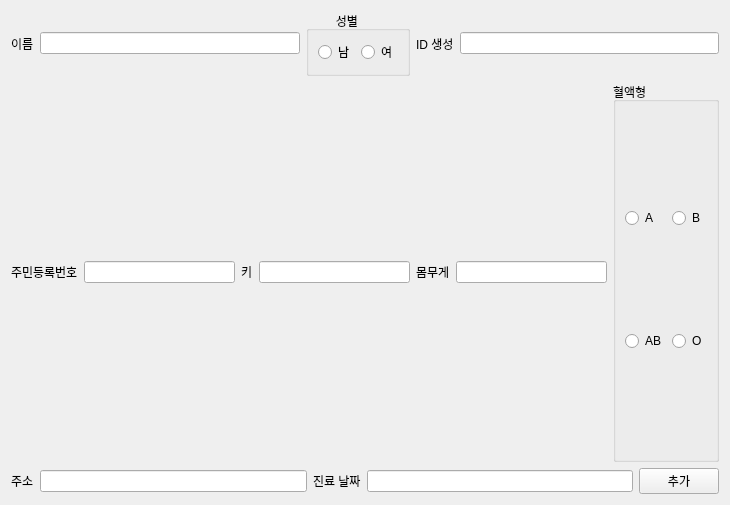
<?xml version="1.0" encoding="UTF-8"?>
<ui version="4.0">
 <class>Form</class>
 <widget class="QWidget" name="Form">
  <property name="geometry">
   <rect>
    <x>0</x>
    <y>0</y>
    <width>730</width>
    <height>505</height>
   </rect>
  </property>
  <property name="windowTitle">
   <string>Form</string>
  </property>
  <layout class="QGridLayout" name="gridLayout">
   <item row="0" column="0">
    <layout class="QHBoxLayout" name="horizontalLayout">
     <item>
      <widget class="QLabel" name="label_5">
       <property name="text">
        <string>이름</string>
       </property>
      </widget>
     </item>
     <item>
      <widget class="QLineEdit" name="Name"/>
     </item>
     <item>
      <widget class="QGroupBox" name="groupBox_2">
       <property name="title">
        <string>         성별     </string>
       </property>
       <layout class="QHBoxLayout" name="horizontalLayout_6">
        <item>
         <widget class="QRadioButton" name="man">
          <property name="text">
           <string>남</string>
          </property>
         </widget>
        </item>
        <item>
         <widget class="QRadioButton" name="woman">
          <property name="text">
           <string>여</string>
          </property>
         </widget>
        </item>
       </layout>
      </widget>
     </item>
     <item>
      <widget class="QLabel" name="label_6">
       <property name="text">
        <string>ID 생성</string>
       </property>
      </widget>
     </item>
     <item>
      <widget class="QLineEdit" name="lock">
       <property name="readOnly">
        <bool>true</bool>
       </property>
      </widget>
     </item>
    </layout>
   </item>
   <item row="1" column="0">
    <layout class="QHBoxLayout" name="horizontalLayout_2">
     <item>
      <widget class="QLabel" name="label_2">
       <property name="text">
        <string>주민등록번호</string>
       </property>
      </widget>
     </item>
     <item>
      <widget class="QLineEdit" name="Num"/>
     </item>
     <item>
      <widget class="QLabel" name="label_3">
       <property name="text">
        <string>키</string>
       </property>
      </widget>
     </item>
     <item>
      <widget class="QLineEdit" name="key"/>
     </item>
     <item>
      <widget class="QLabel" name="label_8">
       <property name="text">
        <string>몸무게</string>
       </property>
      </widget>
     </item>
     <item>
      <widget class="QLineEdit" name="gram"/>
     </item>
     <item>
      <widget class="QGroupBox" name="groupBox">
       <property name="title">
        <string>혈액형</string>
       </property>
       <layout class="QGridLayout" name="gridLayout_2">
        <item row="1" column="1">
         <widget class="QRadioButton" name="o">
          <property name="text">
           <string>O</string>
          </property>
         </widget>
        </item>
        <item row="1" column="0">
         <widget class="QRadioButton" name="ab">
          <property name="text">
           <string>AB</string>
          </property>
         </widget>
        </item>
        <item row="0" column="0">
         <widget class="QRadioButton" name="a">
          <property name="text">
           <string>A </string>
          </property>
         </widget>
        </item>
        <item row="0" column="1">
         <widget class="QRadioButton" name="b">
          <property name="text">
           <string>B</string>
          </property>
         </widget>
        </item>
       </layout>
      </widget>
     </item>
    </layout>
   </item>
   <item row="2" column="0">
    <layout class="QHBoxLayout" name="horizontalLayout_3">
     <item>
      <widget class="QLabel" name="label">
       <property name="text">
        <string>주소</string>
       </property>
      </widget>
     </item>
     <item>
      <widget class="QLineEdit" name="home"/>
     </item>
     <item>
      <widget class="QLabel" name="label_9">
       <property name="text">
        <string>진료 날짜</string>
       </property>
      </widget>
     </item>
     <item>
      <widget class="QLineEdit" name="day"/>
     </item>
     <item>
      <widget class="QPushButton" name="plus">
       <property name="text">
        <string>추가</string>
       </property>
      </widget>
     </item>
    </layout>
   </item>
  </layout>
 </widget>
 <resources/>
 <connections/>
</ui>
